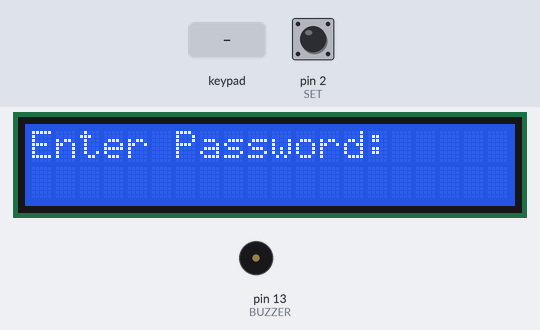
The sketch below on a simulated Arduino Uno, built with avr-gcc and run on an emulated ATmega328P. Parts: 20×2 character LCD, buzzer (waves = sounding, pin HIGH). Inputs (shaded band) come from the test bench; at power-on: pin 2 (SET) HIGH.

Above: at 1.2 s.
1.3 s: keypad keys 9 5 1 3 6 9 pressed 0.4 s apart
At 4.0 s:
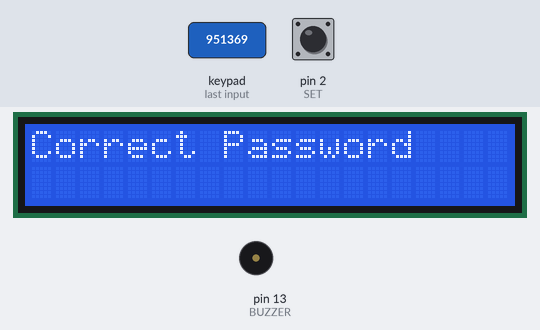
5.2 s: pin 2 (SET) pulled LOW for 1 s
At 5.9 s:
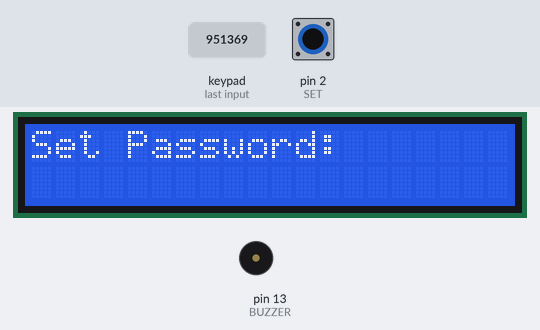
7.7 s: key '*' pressed
At 8.2 s:
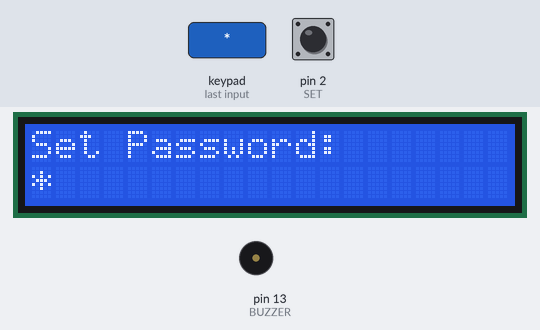
9.2 s: keypad keys 9 5 1 3 6 9 # pressed 0.4 s apart
At 12.6 s:
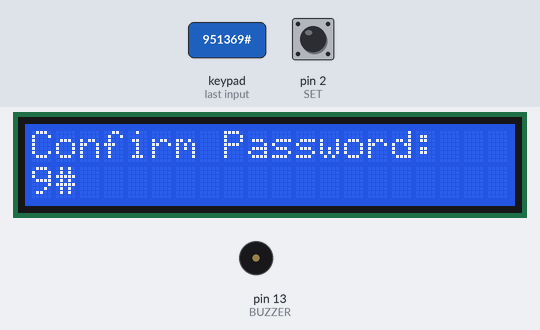
13.5 s: key '#' pressed
At 14.0 s:
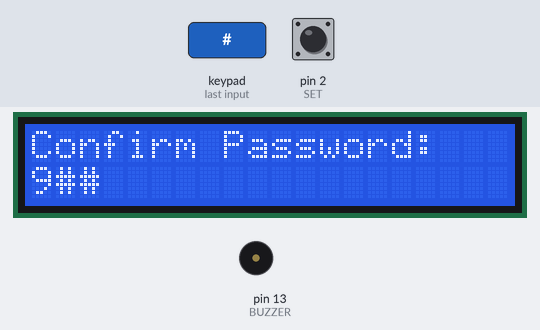
15.0 s: keypad keys 1 2 1 1 1 0 9 # pressed 0.4 s apart
At 19.1 s:
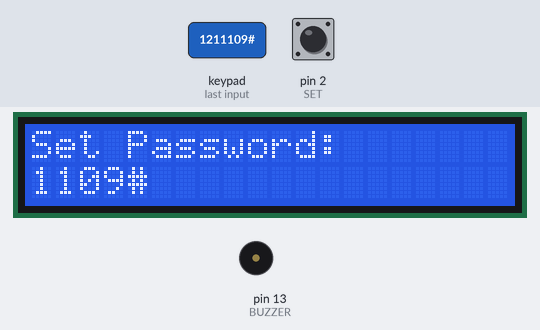
Timing chart, 0 to 20.6 s (numbered marks = the images above; inputs shaded):
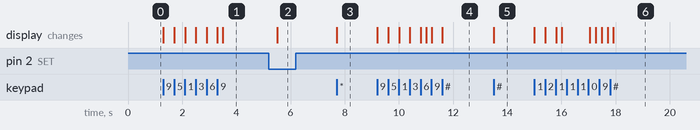

The sketch:

Keypad_Interfacing2.ino
```cpp
/*
 The circuit:
 * LCD RS pin to digital pin 7
 * LCD Enable pin to digital pin 6
 * LCD D4 pin to digital pin 5
 * LCD D5 pin to digital pin 4
 * LCD D6 pin to digital pin 3
 * LCD D7 pin to digital pin 2
 * LCD R/W pin to ground
 */

/*
 For Ease of Concept & Programming,
 Only Check Switch to Reset Password
 When user has entered password initially
 */

// include the library code:
#include <LiquidCrystal.h>
#include <Keypad.h>

// initialize the library with the numbers of the interface pins
LiquidCrystal lcd(8, 7, 6, 5, 4, 3);

#define SET 2
#define BUZZER 13

const byte ROWS = 4; //four rows
const byte COLS = 3; //four columns

char password[] = {
  '9','5','1','3','6','9'};

/*
 * Default Password: 951369
 */
char userPassword[6];

//define the symbols on the buttons of the keypads
char hexaKeys[ROWS][COLS] = {
  {
    '1','2','3'          }
  ,
  {
    '4','5','6'          }
  ,
  {
    '7','8','9'          }
  ,
  {
    '*','0','#'          }
};
byte rowPins[ROWS] = {
  12, 11, 10, 9}; //connect to the row pinouts of the keypad
byte colPins[COLS] = {
  A5, A4, A3}; //connect to the column pinouts of the keypad

//initialize an instance of class NewKeypad
Keypad customKeypad = Keypad( makeKeymap(hexaKeys), rowPins, colPins, ROWS, COLS);

byte trials = 0;

void setup(){
  // set up the lcd's number of columns and rows:
  lcd.begin(20,2);
  pinMode(SET, INPUT_PULLUP);
  pinMode(BUZZER, OUTPUT);
  lcd.print("Enter Password:");
}

void loop(){
  getPassword();
}

void setPassword(){
  byte count = 0;
  while(1){
    char customKey = customKeypad.getKey();
    if(customKey){
      lcd.setCursor(count, 1);
      lcd.write(customKey);
      password[count]=customKey;
      delay(200);  // Debounce Delay
      count++;
    }
    if(count == 6)
      break;
  }
  lcd.clear();
  lcd.print("Confirm Password:");
  confirmPassword();
}

void confirmPassword(){
  byte count = 0;
  char confirmPassword[6];
  while(1){
    char customKey = customKeypad.getKey();
    if(customKey){
      confirmPassword[count]=customKey;
      lcd.setCursor(count, 1);
      lcd.write(customKey);
      delay(200);  // Debounce Delay
      count++;
    }
    if(count == 6)
      break;
  }
  byte temp=0;
  for(char t=0; t<6; t++){
    if(confirmPassword[t]==password[t]){
      temp++;
    }
  }
  if(temp == 6){
    lcd.clear();
    lcd.print("Password Matched!!");
    delay(1000);
    lcd.clear();
    lcd.print("Enter Password:");
    getPassword();
  }
  else{
    lcd.clear();
    lcd.print("Password Mismatch!!");
    delay(1000);
    lcd.clear();
    lcd.print("Set Password:");
    setPassword();
  }
}

void getPassword(){
  byte count = 0;
  while(1){
    char customKey = customKeypad.getKey();
    if(customKey){
      userPassword[count]=customKey;
      lcd.setCursor(count, 1);
      lcd.write('*');
      delay(200);  // Debounce Delay
      count++;
    }
    if(count == 6)
      break;
  }
  verifyPassword();
}

void verifyPassword(){
  byte count=0;
  for(char t=0; t<6; t++){
    if(userPassword[t]==password[t]){
      count++;
    }
  }
  if(count == 6){
    lcd.clear();
    lcd.setCursor(0,0);
    lcd.print("Correct Password");
    delay(2000);
    lcd.clear();
    lcd.print("Press Switch for");
    lcd.setCursor(0,1);
    lcd.print("Password Reset");
    while(1){
      if(digitalRead(SET)==0){
        lcd.clear();
        lcd.setCursor(0,0);
        lcd.print("Set Password:");
        setPassword();
      }
    }
  }
  else{
    lcd.clear();
    lcd.setCursor(0,0);
    lcd.print("Incorrect Password");
    delay(1500);
    trials++;
    if(trials > 2){
      lockSystem();
    }
    else{
      lcd.clear();
      lcd.print("Enter Password:");
    }
  }
}

void lockSystem(){
  lcd.clear();
  lcd.print("System Locked!!");
  digitalWrite(BUZZER, HIGH);
  while(1);
}
```

Measured:
- after the input at 1.3 s, the display: first changes at once (image 1 shows a later state)
- after the input at 5.2 s, the display: changes after 0.32 s (image 2)
- after the input at 7.7 s, the display: changes at once (image 3)
- after the input at 9.2 s, the display: first changes at once (image 4 shows a later state)
- after the input at 13.5 s, the display: changes at once (image 5)
- after the input at 15.0 s, the display: first changes at once (image 6 shows a later state)
